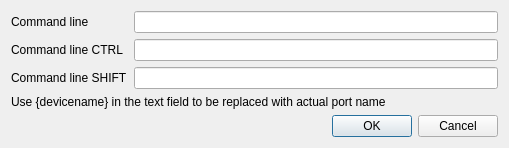
<?xml version="1.0" encoding="UTF-8"?>
<ui version="4.0">
 <class>qlsconfig</class>
 <widget class="QDialog" name="qlsconfig">
  <property name="geometry">
   <rect>
    <x>0</x>
    <y>0</y>
    <width>509</width>
    <height>145</height>
   </rect>
  </property>
  <property name="windowTitle">
   <string>Dialog</string>
  </property>
  <layout class="QHBoxLayout" name="horizontalLayout_5">
   <item>
    <layout class="QVBoxLayout" name="verticalLayout_2">
     <item>
      <layout class="QVBoxLayout" name="verticalLayout">
       <item>
        <layout class="QGridLayout" name="gridLayout">
         <item row="1" column="1">
          <widget class="QLineEdit" name="editCmd1"/>
         </item>
         <item row="2" column="0">
          <widget class="QLabel" name="label_2">
           <property name="text">
            <string>Command line SHIFT</string>
           </property>
          </widget>
         </item>
         <item row="2" column="1">
          <widget class="QLineEdit" name="editCmd2"/>
         </item>
         <item row="1" column="0">
          <widget class="QLabel" name="label_3">
           <property name="text">
            <string>Command line CTRL</string>
           </property>
          </widget>
         </item>
         <item row="0" column="0">
          <widget class="QLabel" name="label">
           <property name="text">
            <string>Command line</string>
           </property>
          </widget>
         </item>
         <item row="0" column="1">
          <widget class="QLineEdit" name="editCmd0"/>
         </item>
        </layout>
       </item>
       <item>
        <widget class="QLabel" name="label_4">
         <property name="text">
          <string>Use {devicename} in the text field to be replaced with actual port name</string>
         </property>
        </widget>
       </item>
       <item>
        <layout class="QHBoxLayout" name="horizontalLayout_4">
         <item>
          <widget class="QDialogButtonBox" name="buttonBox">
           <property name="orientation">
            <enum>Qt::Horizontal</enum>
           </property>
           <property name="standardButtons">
            <set>QDialogButtonBox::Cancel|QDialogButtonBox::Ok</set>
           </property>
          </widget>
         </item>
        </layout>
       </item>
      </layout>
     </item>
    </layout>
   </item>
  </layout>
 </widget>
 <tabstops>
  <tabstop>editCmd0</tabstop>
  <tabstop>editCmd1</tabstop>
  <tabstop>editCmd2</tabstop>
 </tabstops>
 <resources/>
 <connections>
  <connection>
   <sender>buttonBox</sender>
   <signal>accepted()</signal>
   <receiver>qlsconfig</receiver>
   <slot>accept()</slot>
   <hints>
    <hint type="sourcelabel">
     <x>248</x>
     <y>254</y>
    </hint>
    <hint type="destinationlabel">
     <x>157</x>
     <y>274</y>
    </hint>
   </hints>
  </connection>
  <connection>
   <sender>buttonBox</sender>
   <signal>rejected()</signal>
   <receiver>qlsconfig</receiver>
   <slot>reject()</slot>
   <hints>
    <hint type="sourcelabel">
     <x>316</x>
     <y>260</y>
    </hint>
    <hint type="destinationlabel">
     <x>286</x>
     <y>274</y>
    </hint>
   </hints>
  </connection>
 </connections>
</ui>
